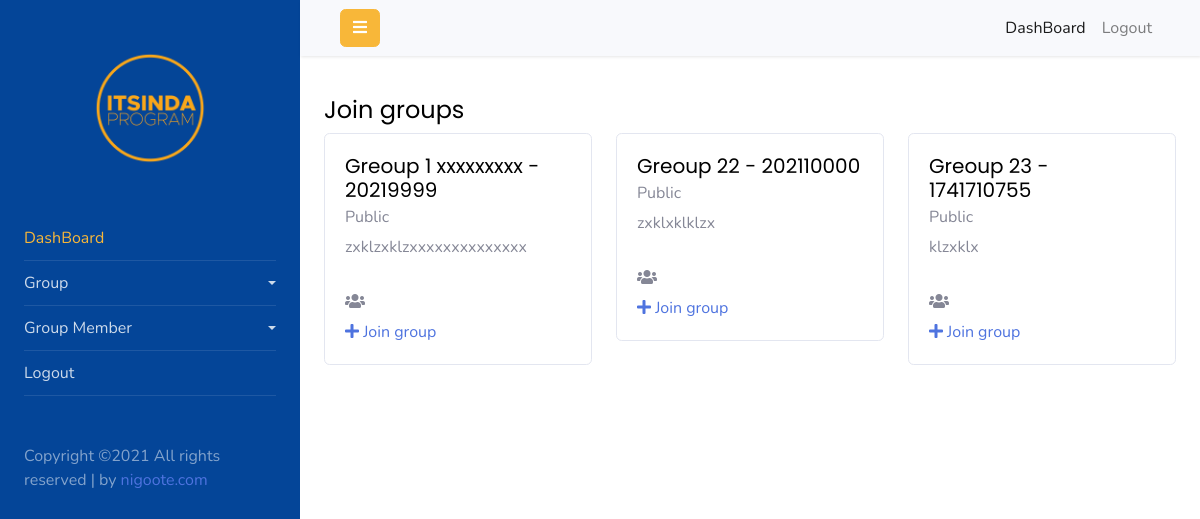
The page /members/account/index.php?action=join_group on the database as committed earlier.
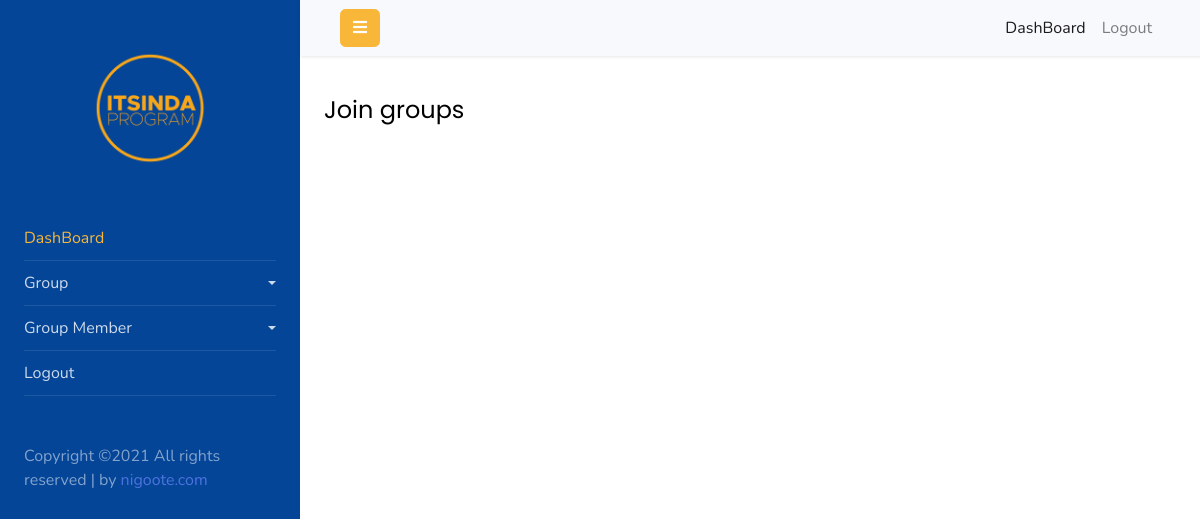
The same page on the database as committed later.
### tables this page shows
CREATE TABLE `group_tbl` (
  `group_id` int(11) NOT NULL,
  `reference` varchar(255) NOT NULL,
  `group_name` varchar(255) NOT NULL,
  `group_details` varchar(255) NOT NULL,
  `group_type` varchar(100) NOT NULL,
  `guserID` int(11) NOT NULL,
  `status` int(3) NOT NULL DEFAULT 0
);

### members/account/groups/join-group.php (the view, shortened to what this page needs)
    <div class="row">
             <div class="col-12">
        <h4>Join groups</h4>
     <div class="row">
                            <?php
                                $sql = mysqli_query($con, "SELECT * FROM `group_tbl` WHERE  group_type='Public' AND status='1'") or die(mysqli_error($con));
                                while ($row = mysqli_fetch_array($sql)) {
                            ?>
                            <div class="col-4">
 <div class="card">
  <div class="card-body">
    <h5 class="card-title"><?php echo $row['group_name']; ?> - <?php echo $row['reference']; ?></h5>
    <h6 class="card-subtitle mb-2 text-muted"><?php echo $row['group_type']; ?> </h6>
    <p class="card-text"><?php echo $row['group_details']; ?></p>
    <br>
    <h6 class="card-subtitle mb-2 text-muted"><i class="fa fa-users"></i> <?php echo $row['membership']; ?></h6>
<a href="#" title="Click here to join group" data-toggle="modal" data-target="#JoinModal" data-id="<?php echo $row['group_id']; ?>">
    <i class="fa fa-plus" aria-hidden="true"></i> Join group</a>
  </div>
</div>
</div>
                           <?php
                                }
                               ?>
                   </div>
    </div>
</div>

### members/account/index.php (shortened to what this page needs)
<?php require_once('../../config/config.php');
$action='';
if(isset($_GET['action'])){
  $action=trim($_GET['action']);
     }
if($action=='home'){
    $page='pages/home.php';
    $title='Home';
}elseif($action=='add_group'){
    $page='groups/add-group.php';
    $title='Add Group';
}elseif($action=='join_group'){
    $page='groups/join-group.php';
}elseif($action=='group_request'){
    $page='groups/group_request.php';
    $title='Join Group';
}elseif($action=='group'){
    $page='groups/group.php';
    $title='My Groups';
}elseif ($action == 'add_member') {
    $page='member/add-member.php';
    $title='Add Member';
}elseif ($action == 'member_list') {
    $page='member/list-member.php';
    $title='Members';
}elseif ($action == 'logout') {
    $page='logout.php';
}
else{
    $page='pages/home.php';
    $title='Home';
}
?>
<!doctype html>
<html lang="en">
    <head>
        <link rel="stylesheet" href="https://stackpath.bootstrapcdn.com/font-awesome/4.7.0/css/font-awesome.min.css">
        <link rel="stylesheet" href="<?php echo BASE_URL; ?>externalfiles/css/style.css">
    <link href="<?php echo BASE_URL; ?>externalfiles/addd/vendor/fontawesome-free/css/all.min.css" rel="stylesheet" type="text/css">
    <link href="<?php echo BASE_URL; ?>externalfiles/addd/css/sb-admin-2.min.css" rel="stylesheet">
    </head>
    <body>
        <div class="wrapper d-flex align-items-stretch">
            <nav id="sidebar" style="background-color:  #044598;">
                <div class="p-4 pt-5">
                    <a href="#" class="img logo rounded-circle mb-5" style="background-image: url(<?php echo BASE_URL; ?>externalfiles/images/itsinda.png);"></a>
                    <ul class="list-unstyled components mb-5">
                        <li class="active">
                            <a href="index.php">DashBoard</a>
                        </li>
                        <li>
                <a href="#homeSubmenu" data-toggle="collapse" aria-expanded="false" class="dropdown-toggle">Group</a>
              </li>
              <li>
                <a href="#homeSubmenu1" data-toggle="collapse" aria-expanded="false" class="dropdown-toggle">Group Member</a>
              </li>
                        <li class="nav-item">
                                <a class="nav-link" href="?action=logout">Logout</a>
                        </li>
                    </ul>
                    <div class="footer">
                        <p>
                        Copyright &copy;<script>document.write(new Date().getFullYear());</script> All rights reserved |  <i class="icon-heart" aria-hidden="true"></i> by <a href="https://nigoote.com" target="_blank">nigoote.com</a>
                        </p>
                    </div>
                </div>
            </nav>
            <div id="content" class="p-0 p-md-12">
                <nav class="navbar navbar-expand-lg navbar-light bg-light">
                    <div class="container-fluid">
                        <button type="button" id="sidebarCollapse" class="btn btn-primary">
                        <i class="fa fa-bars"></i>
                        </button>
                        <div class="collapse navbar-collapse" id="navbarSupportedContent">
                            <ul class="nav navbar-nav ml-auto">
                                <li class="nav-item active">
                                    <a class="nav-link" href="members/account/index.php">DashBoard</a>
                                </li>
                                <li class="nav-item">
                                    <a class="nav-link" href="#">Logout</a>
                                </li>
                            </ul>
                        </div>
                    </div>
                </nav>
                <div class="container">
<?php
if(!@include($page)){
}
                ?>
</div>
                       </div>
            </div>
    <link rel="stylesheet" type="text/css" href="https://cdn.datatables.net/v/dt/dt-1.11.3/datatables.min.css"/>
</body>
</html>
    </body>
</html>

Rows that differ between the two databases and show on the page:
removed group_tbl: group_name "Greoup 1 xxxxxxxxx", reference "20219999", group_type "Public", group_details "zxklzxklzxxxxxxxxxxxxxx"
removed group_tbl: group_name "Greoup 22", reference "202110000", group_type "Public", group_details "zxklxklklzx"
removed group_tbl: group_name "Greoup 23", reference "1741710755", group_type "Public", group_details "klzxklx"
